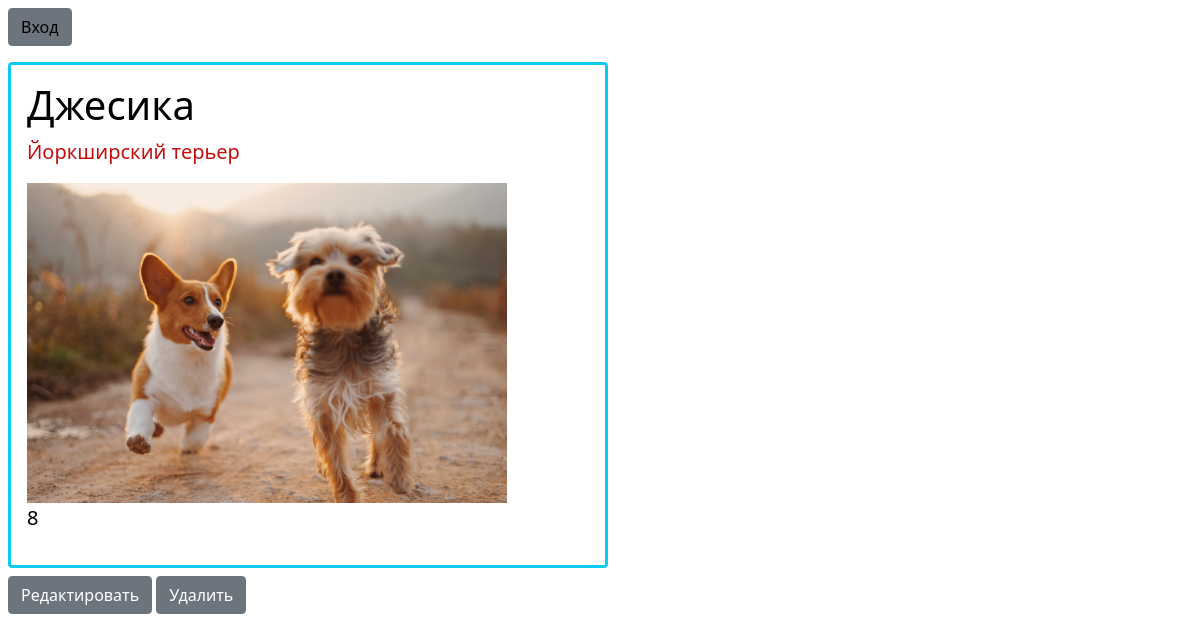
Page /dog/9 on the earlier database version.
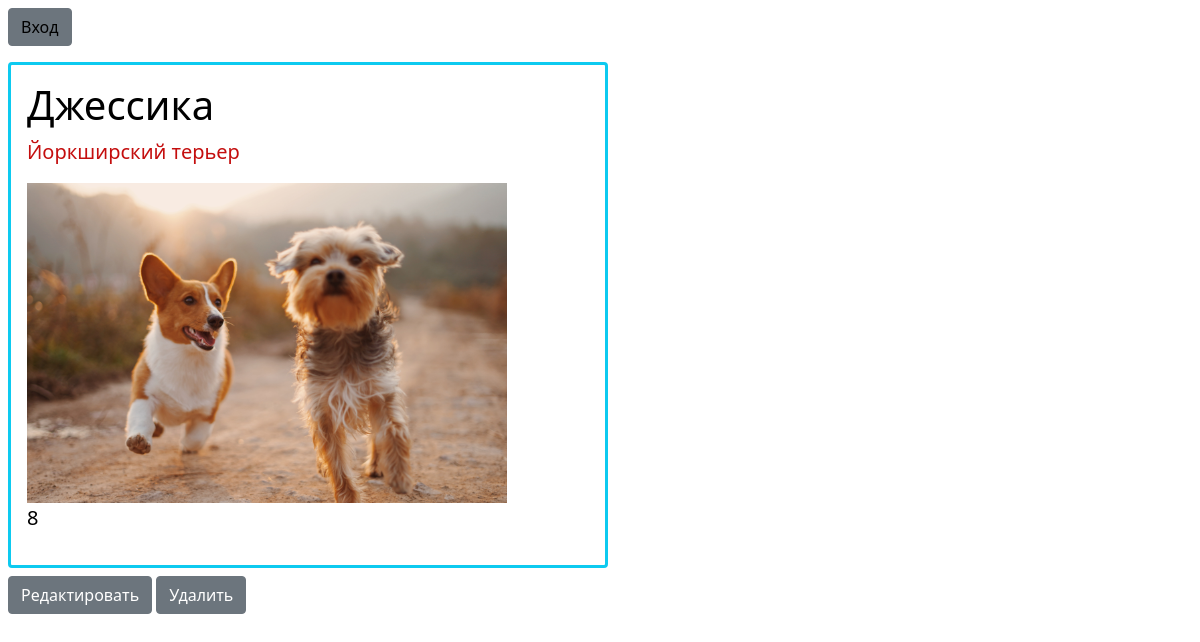
Same page on the later database version.
### app1/models.py (models this page shows, shortened)
class Posts(models.Model):
    name = models.CharField(max_length=100)
    breed = models.TextField()
    age = models.IntegerField()
    image = models.CharField(max_length=200, default='')

### app1/views.py (the view)
# urls.py: path('dog/<int:id>', views.dog),
def dog(request, id):
    dog = Posts.objects.get(id=id)
    return render(request, 'dog.html', {'dog': dog})

### app1/templates/dog.html
{% extends "base.html" %}
{% load static %}
{% block content %}
            <div class="border border-3 border-info w-50 m-2 p-3 rounded">
                <h3 style="color: black;" class="fs-1">{{dog.name}}</h3>
                <p style="color: rgb(196, 14, 14);" class="fs-5">{{dog.breed}}</p>
                <img style="width: 40vw;  " src="/static/images/{{dog.image}}" alt=""/>
                <p style="color: black;" class="fs-5">{{dog.age}}</p>
            </div>
            <div class="m-2">
                <a class="btn btn-secondary" href="/editpost/{{dog.id}}">
                    Редактировать
                </a>
                <a class="btn btn-secondary" href="/deletepost/{{dog.id}}">
                    Удалить
                </a>
            </div>
{% endblock %}

Differences in the rows shown:
changed Posts "Йоркширский терьер": name "Джесика" → "Джеcсика"
